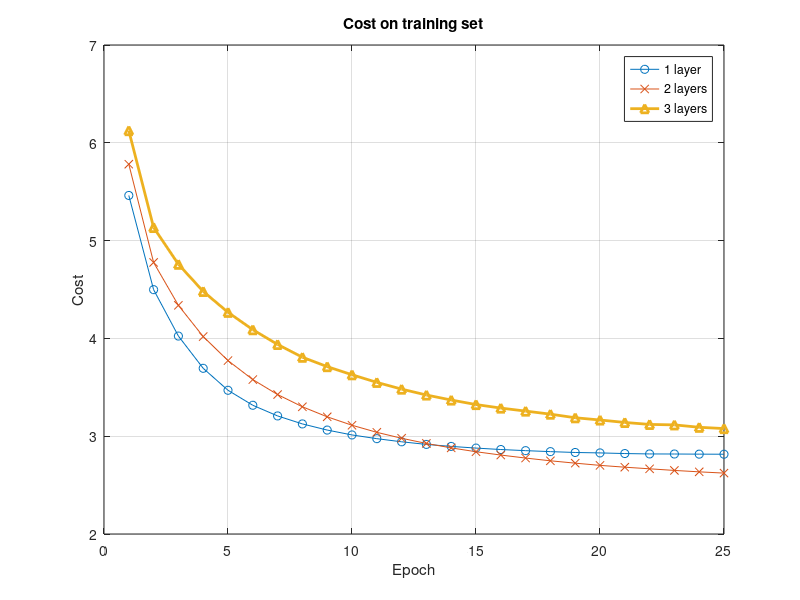
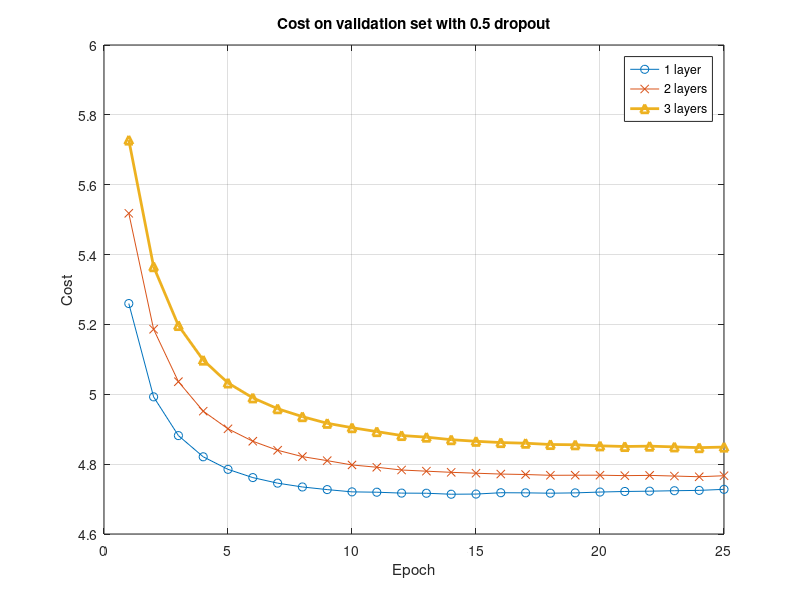
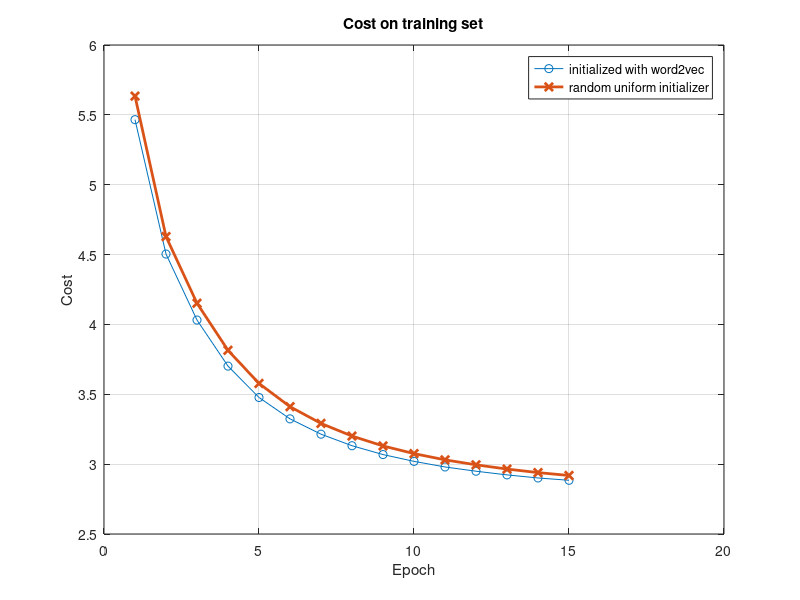
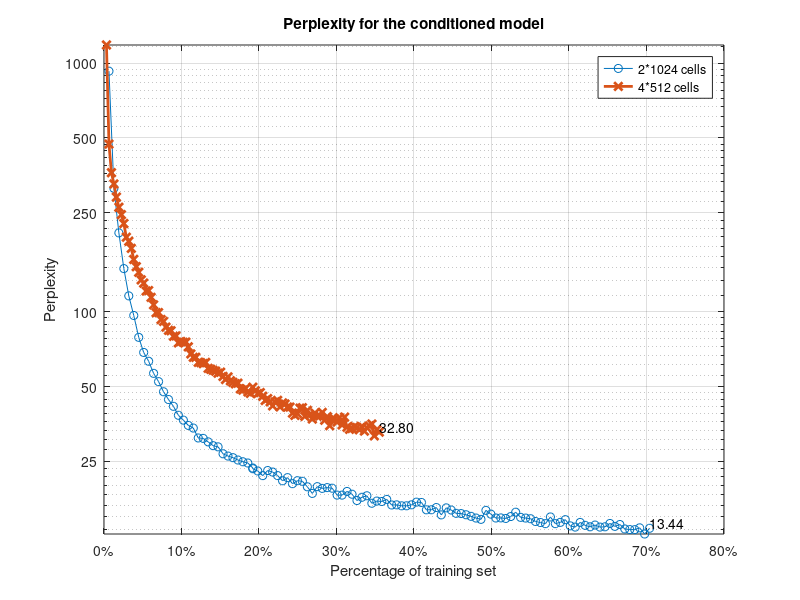

Write MATLAB code to recreate these figures, in order. (Note: this script raises an error after producing the figures.)
%% Settings

% in cm
plot_height = 8
plot_width = 12
include_origo = 0

save_format = 'pdf';
filename_model1_training_cost = 'training_cost';
filename_model1_validation_cost = 'validation_cost';
filename_model1_word2vec = 'word2vec';
filename_model2_perplexity= 'cond_perplexity';

files = {filename_model1_training_cost, filename_model1_validation_cost, ...
    filename_model1_word2vec, filename_model2_perplexity}

% At the end of this script there is code that crop the generated PDF:s
crop_margins = 10


%% Model 1 --- Cost on training set for different number of layers
clf, clc

cost_t1 = [5.4617494759341785, 4.4984070821849222, 4.0239650144625436, 3.6942282601758309, 3.4695632107342562, 3.316313056442338, 3.2072157259713574, 3.1255917073361159, 3.0627755642808632, 3.0128819494876766, 2.9747961249182069, 2.9428385019060319, 2.916064008528811, 2.8956999908292356, 2.8785876749881028, 2.8638150137499503, 2.8522819745213854, 2.8423323373552507, 2.8336097887687877, 2.8291611656537516, 2.8226051062569399, 2.818645756910295, 2.8179572571110603, 2.8165069121539896, 2.8157273407756978]; %, 2.816821289372323];
%cost_v1 = [4.9192881256943446, 4.8013820375215026, 4.8800325642157034, 4.9931207415379513, 5.11343015058325, 5.2286882285021861, 5.3387207423218896, 5.4371651017775227, 5.5326749245179903, 5.6164871915764767, 5.6933991318448971, 5.7653322104357798, 5.8226366515553325, 5.8819670958912704, 5.9346590206601206, 5.9859015732511471, 6.037446798622061, 6.0767728977028383, 6.1272329011969608, 6.1673016245430761, 6.1985645875143351, 6.2335917565581997, 6.2625389393097768, 6.2962588752956563, 6.3309865577067805] %, 6.364217030936425]

cost_t2 = [5.7813608015805933, 4.7766867418628056, 4.3381103831644587, 4.0188330851133705, 3.7730422702537574, 3.5790110812889138, 3.4257695121958776, 3.3009048339533926, 3.1982337750275125, 3.111994492429162, 3.0397105410813077, 2.978878535546627, 2.9259525896256346, 2.8804216087070214, 2.8412240713671379, 2.8072833341801831, 2.7765699039207496, 2.7485399801186499, 2.724376695816892, 2.7018453527924979, 2.6831717354246809, 2.6666487910856449, 2.6500570900234472, 2.6355989293132338, 2.6227548882344047]; %, 2.6125852732392132];
%cost_v2 = [5.1445517135760106, 4.9323542911634535, 4.9391294846840958, 5.0319051424078989, 5.1658684686783261, 5.3002700721670726, 5.4462876514119838, 5.5910153114248855, 5.7282969735521787, 5.848917925073466, 5.9607748497079269, 6.0712393720434346, 6.1768071053881162, 6.2678333135482367, 6.3587222374032395, 6.4472393854823684, 6.5227633638994407, 6.6030812338732794, 6.6647173344323392, 6.7273194703268349, 6.7986598471545294, 6.8529349342836152, 6.9166732368119268, 6.9694796444954132, 7.0128912353515629 ]% ,7.0579957734554188]

cost_t3 = [6.1246144142731795, 5.1344013523159902, 4.7581727708535748, 4.4804483627086968, 4.2666882144521336, 4.0889972131409618, 3.9381548784130116, 3.8075347953060557, 3.7114197829193269, 3.628406627829305, 3.5504357366416661, 3.481468450710858, 3.4212911505529724, 3.3700021919986316, 3.323691906924175, 3.287586515010311, 3.2567560937561963, 3.225489418145969, 3.1886928799237091, 3.1657345480362169, 3.1406597443401512, 3.1204150446393162, 3.1158013428044198, 3.0912756020792851, 3.0780452724398697]; %, 3.0663568629540769];
%cost_v3 = [5.4560073880536839, 5.1734333787270641, 5.1267717273957141, 5.2047306585749356, 5.2973209654081854, 5.4046294438073392, 5.5182203828304184, 5.6178329215793434, 5.7274946356257166, 5.8297189695025802, 5.9399317246183339, 6.0776334822068518, 6.1639477875035835, 6.2758562840452985, 6.4062457499372849, 6.3933932579110522, 6.442797073224269, 6.5313607480110383, 6.5844163863155822, 6.6662584329307624, 6.7116733040065943, 6.7686747587711436, 6.8296061216581849, 6.9114717144047448, 6.9888084873584431]%,7.0320798261449973]

x = linspace(1, length(cost_t1), length(cost_t1));
%set(hFig, 'Position', )
%figure
plot(x, cost_t1, '-o', x, cost_t2, '-x', x, cost_t3, '-^', 'LineWidth', 2)
grid on

title('Cost on training set')
xlabel('Epoch')
ylabel('Cost')
if include_origo
    xlim([0, x(end)])
    ylim([0, max([cost_t1(1) cost_t2(1) cost_t3(1)])])
end
legend('1 layer', '2 layers', '3 layers')

set(gcf,'units','centimeters','position',[0, 0, plot_width, plot_height])
pause(1)
saveas(gcf, filename_model1_training_cost, save_format)
%% Model 1 --- Cost on validation set for different number of layers with 0.5 dropout

%cost_t1 = [6.0016835779490201, 5.3096092194687898, 5.0799916279594308, 4.9480455563927661, 4.858224174848063, 4.7920583870979732, 4.7385028390642354, 4.6967251706195965, 4.6618628036576482, 4.6321187093512055, 4.606031452779237, 4.582975354344712, 4.5630176315694895, 4.5452524694452432, 4.5286192433313666, 4.5139338919547605, 4.5001157773400324, 4.4885522859060218, 4.4773771015302781, 4.4660838997932863, 4.4570460993577985, 4.4470371186696935, 4.4389424629017791, 4.4310510413465165, 4.4230305047204652];
cost_v1 = [5.2597913353596262, 4.9926503088714878, 4.881718724802, 4.8210594079253868, 4.7851068591196606, 4.7614982059023792, 4.7455698387775946, 4.7346566016520928, 4.7271328147398224, 4.7206306079549529, 4.7196530095371632, 4.7170925091384746, 4.7167001622751217, 4.713871031594933, 4.7143371386046802, 4.7181521886423097, 4.7178350830078122, 4.716832250192625, 4.7177254661070096, 4.7201099668730286, 4.7217549399279672, 4.7226071586958858, 4.7239097329235955, 4.7249071145713879, 4.7278521728515628];
%cost_t2 = [6.3022522332051079, 5.5453854989763443, 5.2886931310353544, 5.1390389212206538, 5.0385371705650677, 4.9632300825554712, 4.9037352663611395, 4.8554446229886281, 4.8157109495831021, 4.7812027947285456, 4.7514619044579831, 4.7246680550357416, 4.7011398165165472, 4.6796618624459665, 4.6617452428207784, 4.6439158594741432, 4.6268686376271511, 4.6125008532528948, 4.5993274811875393, 4.5856913204289933, 4.5736909179687499, 4.5622478657833812, 4.551610097352623, 4.5433274057456083, 4.5334017598883154];
cost_v2 = [5.5181325985969751, 5.1862212490816733, 5.0361228648894425, 4.9516990619624428, 4.9011458398661478, 4.86556620186622, 4.8397007737465954, 4.8216005349815436, 4.8100206035649009, 4.7976882626594755, 4.7911256478685855, 4.7832108327883098, 4.7798699755187428, 4.7765800518070884, 4.7740426943717749, 4.7716393119042069, 4.7703030003538922, 4.7680622485799526, 4.7683248145427175, 4.7683870648025373, 4.7670931586869267, 4.76782965423864, 4.7659167116497638, 4.7639266519808992, 4.7668371106069021];

%cost_t3 = [6.4816051220579194, 5.7328703749603429, 5.4646965025306349, 5.3093979180815261, 5.2015150526017706, 5.1228590754010348, 5.0609956954723687, 5.0111017302692238, 4.9694704603785791, 4.9349274854321168, 4.9046419885315871, 4.8783502256132021, 4.8551235018502634, 4.8348150120459232, 4.8157452662124243, 4.7993693570364551, 4.7835492501041008, 4.7699359987520324, 4.7558279028568169, 4.7448816836594325, 4.7340673623641738, 4.7229410700919061, 4.7131488978971685, 4.7048000178458125, 4.6950367135759539];
cost_v3 = [5.7279108561944527, 5.3653675660299598, 5.1969510419653098, 5.0978705869902168, 5.032449853179652, 4.9898257670271287, 4.9587054527352707, 4.9360085667601421, 4.91696121635787, 4.9044228762005444, 4.8931933733738893, 4.8819584109805048, 4.8772785263761467, 4.8700473610414274, 4.8654562881889696, 4.8618304191379371, 4.8599184032755165, 4.8562756711627362, 4.8555149379345259, 4.8524309490798814, 4.8505778601410192, 4.8515128487403238, 4.8494187801256095, 4.8472703650238316, 4.8488767459414417];

x = linspace(1, length(cost_v1), length(cost_v1));
figure
plot(x, cost_v1, '-o', x, cost_v2, '-x', x, cost_v3, '-^', 'LineWidth', 2)
grid on

title('Cost on validation set with 0.5 dropout')
xlabel('Epoch')
ylabel('Cost')
if include_origo
    xlim([0, x(end)])
    ylim([0, max([cost_v1(1) cost_v2(1) cost_v3(1)])])
end
legend('1 layer', '2 layers', '3 layers')
set(gcf,'units','centimeters','position',[0, 0, plot_width, plot_height])
pause(1)
saveas(gcf, filename_model1_validation_cost, save_format)
%% Model 1 ---Cost on training set

cost_t_with_w2v = [5.4656879724802705, 4.5038821288752677, 4.0313249826189228, 3.7016608361568548, 3.4770344960169139, 3.3241730297107988, 3.2144585410181037, 3.1318528783188255, 3.0685672508278472, 3.0199830402819638, 2.9798737052491475, 2.9493995217260371, 2.9231220803817517, 2.9011126888681789, 2.8845115830474697];
%cost_v_with_vw2v = [4.9223729292843323, 4.8041556934041711, 4.8768100787521504, 4.9915380215426106, 5.1108531930905965, 5.2246349285720681, 5.3370094537297517, 5.427589340909905, 5.5230753319416568, 5.6092448159314081, 5.6848202150677318, 5.754875365091026, 5.8250742389084005, 5.879251742581709, 5.938603168452552];
cost_t_without_w2v = [5.6341443462855922, 4.6288593934344764, 4.1516133628883942, 3.8147650846684646, 3.5776042086993378, 3.4113469746391178, 3.2915698556657973, 3.200998428577094, 3.1303742317935539, 3.0754120441572317, 3.0307356333466351, 2.9951529457363382, 2.964810083844335, 2.9395402649235605, 2.9188008631982174]; %, 2.9017037965416304]
%cost_v_without_w2v = [5.0303356653615969, 4.8669230441872129, 4.9157966543775089, 5.0153963953420657, 5.1347124740180616, 5.2442929637104001, 5.3478585171480795, 5.4460194998924889, 5.5359097654010174, 5.620532892909619, 5.7034140154637329, 5.7679498459002296, 5.8360943547520066, 5.8941633311980359, 5.9514241405802037] %, 5.9938010399494699]

x = linspace(1, length(cost_t_with_w2v), length(cost_t_with_w2v));
figure
plot(x, cost_t_with_w2v, '-o', x, cost_t_without_w2v, '-x', 'LineWidth', 2)
grid on

title('Cost on training set')
xlabel('Epoch')
ylabel('Cost')

if include_origo
    xlim([0, x(end)])
    ylim([0, max([cost_t_with_w2v(1) cost_t_without_w2v(1)])])
end

legend('initialized with word2vec', 'random uniform initializer')
set(gcf,'units','centimeters','position',[0, 0, plot_width, plot_height])
pause(1)
saveas(gcf, filename_model1_word2vec, save_format)
%% Model 2 --- Perplexity on training set
lines_read = 110

pp1 = dlmread('perplex_1.csv', ';', [0, 0, lines_read, 3]);
pp2 = dlmread('perplex_2.csv', ';', [0, 0, lines_read, 3]);

data_set_size = 500000
batch_1 = 32
batch_2 = 16

steps_1 = pp1(:,1);
steps_2 = pp2(:,1);

percentage_1 = (steps_1*batch_1)/data_set_size;
percentage_2 = (steps_2*batch_2)/data_set_size;

perplex_1 = pp1(:,4);
perplex_2 = pp2(:,4);

model2_perplexity = figure
axes1 = axes('Parent', model2_perplexity);
hold(axes1,'on');

semilogy(percentage_1, perplex_1, '-o', percentage_2, perplex_2, '-x', 'LineWidth', 2)

title('Perplexity for the conditioned model')
xlabel('Percentage of training set')
ylabel('Perplexity')
legend('2*1024 cells', '4*512 cells')
%grid on

if include_origo
    %xlim([0, percentage_1(end)])
    %ylim([0, max(perplex1(1), perplex2(1))])
end

% Fix ticks
box(axes1,'on');
grid(axes1,'on');
% Set the remaining axes properties

x_tics = [0, 10, 20, 30, 40, 50, 60, 70, 80, 90, 100];
y_tics = [1, 10, 25, 50, 100, 250, 500, 1000, 2500]
x_labels = arrayfun(@(n) strcat(num2str(n), '%') , x_tics, 'unif', 0)
y_labels = arrayfun(@num2str, y_tics, 'unif', 0)
x_tics = x_tics./100

set(axes1,'YMinorTick','on','YScale','log', ...
    'XTick', x_tics, 'XTickLabel', x_labels, ...
    'YTick', y_tics, 'YTickLabel', y_labels);
% Create legend
legend(axes1,'show');

text(percentage_1(end), perplex_1(end), ...
    sprintf('%2.2f', perplex_1(end)), ...
    'HorizontalAlignment', 'left', ...
    'VerticalAlignment', 'bottom')

text(percentage_2(end), perplex_2(end), ...
    sprintf('%2.2f', perplex_2(end)), ...
    'HorizontalAlignment', 'left', ...
    'VerticalAlignment', 'bottom')

ylim([0, max(perplex_1(1), perplex_2(1))])

set(gcf,'units','centimeters','position',[0, 0, plot_width, plot_height])
pause(1)
saveas(gcf, filename_model2_perplexity, save_format)
%axis = gca
%axis.YTick = [1200, 600, 300, 150]

%% Create script to crop the generated PDFs
script_file = fopen('crop_pdfs.sh','w');
fprintf(script_file, '#!/bin/bash\n');
for file = files
    filename = char(strcat(file, '.', save_format))
    fprintf(script_file, 'pdfcrop --margins %d %s\n', ...
        crop_margins, filename);
end
fclose(script_file);
fileattrib('crop_pdfs.sh', '+x');